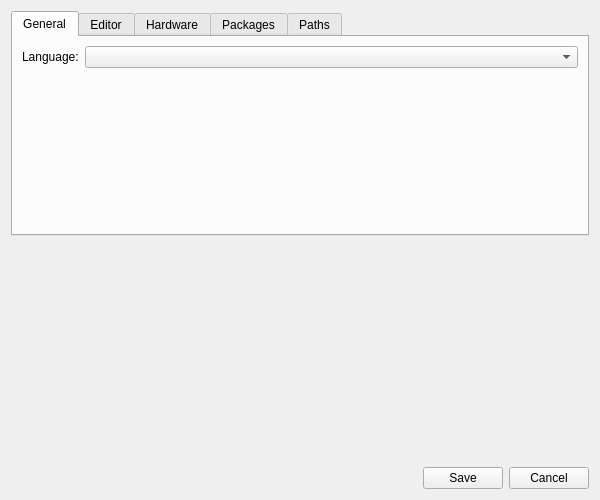
<?xml version="1.0" encoding="UTF-8"?>
<ui version="4.0">
 <class>SettingsWindow</class>
 <widget class="QDialog" name="SettingsWindow">
  <property name="geometry">
   <rect>
    <x>0</x>
    <y>0</y>
    <width>600</width>
    <height>500</height>
   </rect>
  </property>
  <property name="windowTitle">
   <string>Settings</string>
  </property>
  <layout class="QVBoxLayout" name="verticalLayout">
   <item>
    <widget class="QTabWidget" name="tabWidget">
     <property name="currentIndex">
      <number>0</number>
     </property>
     <widget class="QWidget" name="generalTab">
      <attribute name="title">
       <string>General</string>
      </attribute>
      <layout class="QFormLayout" name="generalLayout">
       <item row="0" column="0">
        <widget class="QLabel" name="languageLabel">
         <property name="text">
          <string>Language:</string>
         </property>
        </widget>
       </item>
       <item row="0" column="1">
        <widget class="QComboBox" name="languageComboBox"/>
       </item>
      </layout>
     </widget>
     <widget class="QWidget" name="editorTab">
      <attribute name="title">
       <string>Editor</string>
      </attribute>
      <layout class="QFormLayout" name="editorLayout">
       <item row="0" column="0">
        <widget class="QLabel" name="fontLabel_title">
         <property name="text">
          <string>Font:</string>
         </property>
        </widget>
       </item>
       <item row="0" column="1">
        <layout class="QHBoxLayout" name="fontLayout">
         <item>
          <widget class="QLabel" name="fontLabel">
           <property name="text">
            <string>Consolas, 12</string>
           </property>
          </widget>
         </item>
         <item>
          <widget class="QPushButton" name="fontPushButton">
           <property name="text">
            <string>Change...</string>
           </property>
          </widget>
         </item>
        </layout>
       </item>
       <item row="1" column="0">
        <widget class="QLabel" name="textColorLabel">
         <property name="text">
          <string>Text Color:</string>
         </property>
        </widget>
       </item>
       <item row="1" column="1">
        <widget class="QPushButton" name="textColorPushButton">
         <property name="text">
          <string/>
         </property>
        </widget>
       </item>
       <item row="2" column="0">
        <widget class="QLabel" name="highlightColorLabel">
         <property name="text">
          <string>Highlight Color:</string>
         </property>
        </widget>
       </item>
       <item row="2" column="1">
        <widget class="QPushButton" name="highlightColorPushButton">
         <property name="text">
          <string/>
         </property>
        </widget>
       </item>
      </layout>
     </widget>
     <widget class="QWidget" name="hardwareTab">
      <attribute name="title">
       <string>Hardware</string>
      </attribute>
      <layout class="QFormLayout" name="hardwareLayout">
       <item row="0" column="0">
        <widget class="QLabel" name="comPortLabel">
         <property name="text">
          <string>COM Port:</string>
         </property>
        </widget>
       </item>
       <item row="0" column="1">
        <widget class="QComboBox" name="comPortComboBox"/>
       </item>
       <item row="1" column="0">
        <widget class="QLabel" name="baudRateLabel">
         <property name="text">
          <string>Baud Rate:</string>
         </property>
        </widget>
       </item>
       <item row="1" column="1">
        <widget class="QComboBox" name="baudRateComboBox">
         <item>
          <property name="text">
           <string>9600</string>
          </property>
         </item>
         <item>
          <property name="text">
           <string>19200</string>
          </property>
         </item>
         <item>
          <property name="text">
           <string>38400</string>
          </property>
         </item>
         <item>
          <property name="text">
           <string>57600</string>
          </property>
         </item>
         <item>
          <property name="text">
           <string>115200</string>
          </property>
         </item>
        </widget>
       </item>
      </layout>
     </widget>
     <widget class="QWidget" name="packagesTab">
      <attribute name="title">
       <string>Packages</string>
      </attribute>
      <layout class="QFormLayout" name="packagesLayout">
       <item row="0" column="0">
        <widget class="QLabel" name="packagePathLabel">
         <property name="text">
          <string>Package Directory:</string>
         </property>
        </widget>
       </item>
       <item row="0" column="1">
        <layout class="QHBoxLayout" name="packagePathLayout">
         <item>
          <widget class="QLineEdit" name="packagePathLineEdit"/>
         </item>
         <item>
          <widget class="QPushButton" name="packagePathPushButton">
           <property name="text">
            <string>Browse...</string>
           </property>
          </widget>
         </item>
        </layout>
       </item>
      </layout>
     </widget>
     <widget class="QWidget" name="pathsTab">
      <attribute name="title">
       <string>Paths</string>
      </attribute>
      <layout class="QFormLayout" name="pathsLayout">
       <item row="0" column="0">
        <widget class="QLabel" name="modulePathLabel">
         <property name="text">
          <string>Module Directory:</string>
         </property>
        </widget>
       </item>
       <item row="0" column="1">
        <layout class="QHBoxLayout" name="modulePathLayout">
         <item>
          <widget class="QLineEdit" name="modulePathLineEdit"/>
         </item>
         <item>
          <widget class="QPushButton" name="modulePathPushButton">
           <property name="text">
            <string>Browse...</string>
           </property>
          </widget>
         </item>
        </layout>
       </item>
      </layout>
     </widget>
    </widget>
   </item>
   <item>
    <spacer name="verticalSpacer">
     <property name="orientation">
      <enum>Qt::Vertical</enum>
     </property>
     <property name="sizeHint" stdset="0">
      <size>
       <width>20</width>
       <height>40</height>
      </size>
     </property>
    </spacer>
   </item>
   <item>
    <layout class="QHBoxLayout" name="buttonLayout">
     <item>
      <spacer name="horizontalSpacer">
       <property name="orientation">
        <enum>Qt::Horizontal</enum>
       </property>
       <property name="sizeHint" stdset="0">
        <size>
         <width>40</width>
         <height>20</height>
        </size>
       </property>
      </spacer>
     </item>
     <item>
      <widget class="QPushButton" name="saveButton">
       <property name="text">
        <string>Save</string>
       </property>
      </widget>
     </item>
     <item>
      <widget class="QPushButton" name="cancelButton">
       <property name="text">
        <string>Cancel</string>
       </property>
      </widget>
     </item>
    </layout>
   </item>
  </layout>
 </widget>
 <resources/>
 <connections/>
</ui>
